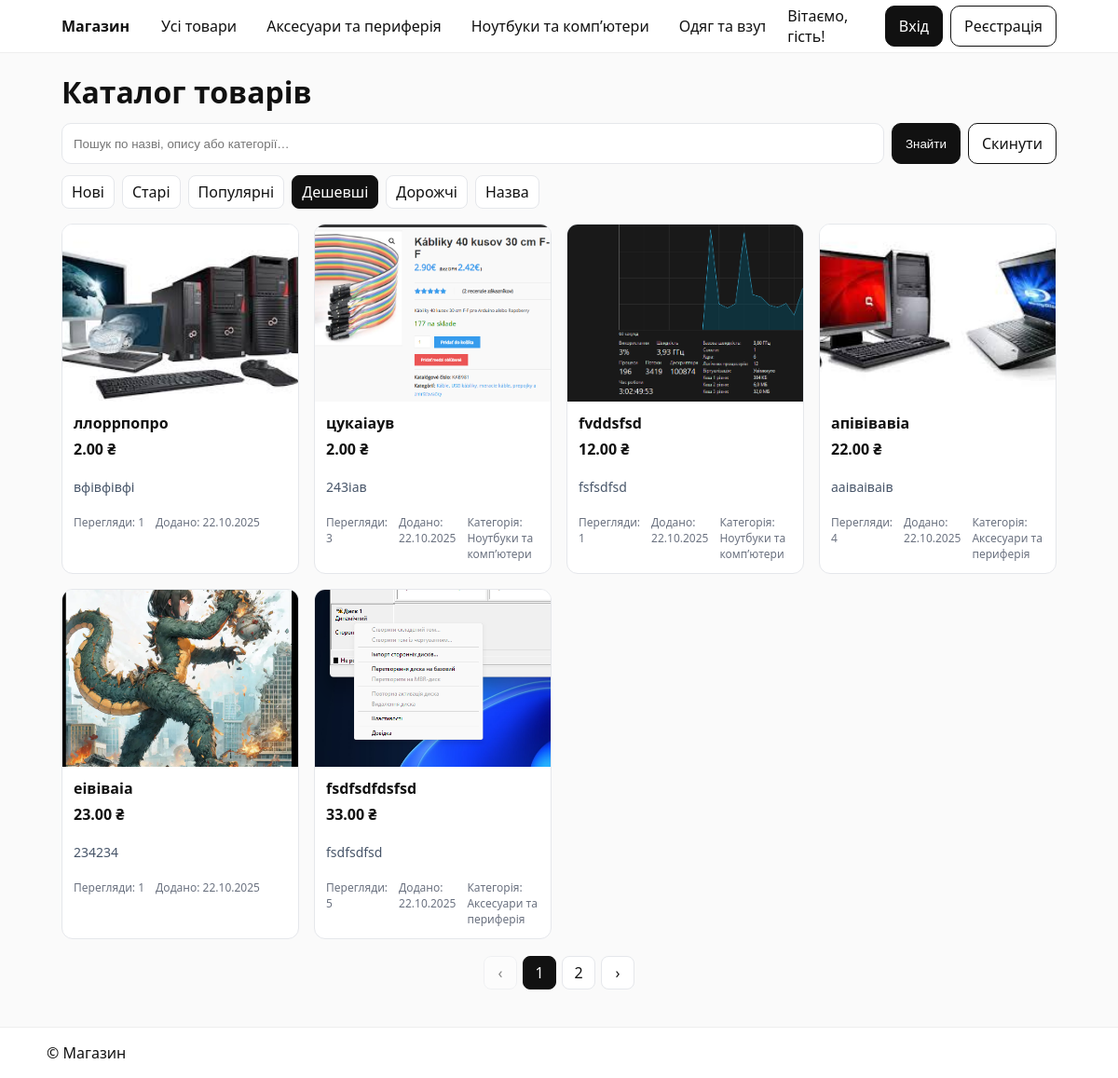
/?sort=price_low, run on the app's committed database.
### main/models.py (models this page shows, shortened)
class Category(models.Model):
    name = models.CharField(max_length=100, db_index=True)
    slug = models.SlugField(max_length=100, unique=True)
    description = models.TextField(blank=True)
    image = models.ImageField(upload_to="categories/", blank=True)
    is_active = models.BooleanField(default=True)
    class Meta:
        ordering = ["name"]
        verbose_name = "Категорія"
        verbose_name_plural = "Категорії"
    def get_absolute_url(self):
        return reverse("main:product_list_by_category", args=[self.slug])

class Product(models.Model):
    category = models.ForeignKey(
        'Category', on_delete=models.CASCADE, related_name='products',
        null=True, blank=True
    )
    name = models.CharField(max_length=100)
    slug = models.SlugField(unique=True)
    description = models.TextField()
    detailed_description = RichTextUploadingField(
        blank=True,
        help_text="Детальний опис товару з форматуванням (CKEditor)"
    )
    price = models.DecimalField(max_digits=10, decimal_places=2)
    image = models.ImageField(upload_to="products/%Y/%m/%d", blank=True)
    views = models.IntegerField(default=0)
    featured = models.BooleanField(default=False)
    is_available = models.BooleanField(default=True)
    created_at = models.DateTimeField(auto_now_add=True)
    updated_at = models.DateTimeField(auto_now=True)
    class Meta:
        verbose_name = "Товар"
        verbose_name_plural = "Товари"
    def get_absolute_url(self):
        return reverse("main:product_detail", args=[self.id, self.slug])

### main/views.py (the view)
# urls.py: path("", views.product_list, name="product_list"),
def product_list(request, category_slug=None):
    categories = Category.objects.filter(is_active=True).order_by("name")
    category = None
    products = Product.objects.filter(is_available=True)
    if category_slug:
        category = get_object_or_404(Category, slug=category_slug, is_active=True)
        products = products.filter(category=category)
    search_query = request.GET.get("q", "").strip()
    if search_query:
        products = products.filter(
            Q(name__icontains=search_query)
            | Q(description__icontains=search_query)
            | Q(category__name__icontains=search_query)
        )
    current_sort = request.GET.get("sort", "new")
    products = products.order_by(SORT_MAP.get(current_sort, "-created_at"))
    paginator = Paginator(products, 6)
    page = request.GET.get("page", 1)
    try:
        products_page = paginator.page(page)
    except PageNotAnInteger:
        products_page = paginator.page(1)
    except EmptyPage:
        products_page = paginator.page(paginator.num_pages)
    return render(
        request,
        "main/product_list.html",  # ← під нову назву з підкресленням
        {
            "products": products_page,  # об’єкт Page
            "categories": categories,
            "category": category,
            "current_sort": current_sort,
            "search_query": search_query,
        },
    )

### accounts/views.py (called while the page is built)
    def __call__(self, request):
        if request.path.startswith('/admin/'):
            user = request.user
            if not user.is_authenticated or not user.is_staff:
                return redirect('main:product_list')
        return self.get_response(request)

### main/templatetags/shop_filters.py (called while the page is built)
@register.filter(name="currency")
def format_currency(value, currency="₴"):
    try:
        return f"{float(value):.2f} {currency}"
    except (ValueError, TypeError):
        return value

@register.filter
def compact_number(value):
    try:
        value = int(value)
        if value >= 1_000_000:
            return f"{value/1_000_000:.1f}M"
        if value >= 1_000:
            return f"{value/1_000:.1f}K"
        return str(value)
    except (ValueError, TypeError):
        return value

@register.filter
def time_ago(date):
    if not date:
        return ""
    now = timezone.now()
    diff = now - date
    s = diff.total_seconds()
    if s < 60:
        return "щойно"
    if s < 3600:
        return f"{int(s/60)} хв тому"
    if s < 86400:
        return f"{int(s/3600)} год тому"
    if s < 604800:
        return f"{int(s/86400)} дн тому"
    return date.strftime("%d.%m.%Y")

### main/templatetags/shop_tags.py (called while the page is built)
@register.simple_tag(takes_context=True)
def user_greeting(context):
    user = context.get("user")
    if user and user.is_authenticated:
        return f"Вітаємо, {user.username}!"
    return "Вітаємо, гість!"

@register.inclusion_tag("main/components/product_card.html")
def show_product_card(p):
    return {"p": p}

### main/templates/main/product_list.html (shortened to what this page needs)
{% extends 'main/base.html' %}
{% load shop_filters shop_tags %}
{% block content %}
  <h1 class="page-title">
    {% if search_query %}Результати пошуку
    {% elif category %}{{ category.name }}
    {% else %}Каталог товарів{% endif %}
  </h1>
  {% include 'main/search_form.html' %}
  {% include 'main/components/sort_buttons.html' %}
  <div class="products-grid">
  {% for p in products %}
    {% show_product_card p %}
  {% endfor %}
</div>
  {% include 'main/pagination.html' %}
{% endblock %}

### main/templates/main/base.html (shortened to what this page needs)
{% load static %}
{% load shop_tags %}
<!doctype html>
<html lang="uk">
<head>
  <link rel="stylesheet" href="{% static 'css/style.css' %}">
</head>
<body>
<header class="site-header">
  <div class="container header-inner">
    <a class="logo" href="{% url 'main:product_list' %}">Магазин</a>
    <nav class="nav">
      <a href="{% url 'main:product_list' %}">Усі товари</a>
      {% if categories %}
        {% for c in categories %}
          <a href="{{ c.get_absolute_url }}">{{ c.name }}</a>
        {% endfor %}
      {% endif %}
    </nav>
    <div class="auth-buttons">
    <span class="hint">{% user_greeting %}</span>
      {% if user.is_authenticated %}
        {% if user.is_staff %}
          <a class="btn" href="{% url 'admin:index' %}">Адмінка</a>
        {% endif %}
        <a class="btn" href="{% url 'accounts:profile' %}">Профіль</a>
        <a class="btn ghost" href="{% url 'accounts:logout' %}">Вийти</a>
      {% else %}
        <a class="btn" href="{% url 'accounts:login' %}">Вхід</a>
        <a class="btn ghost" href="{% url 'accounts:register' %}">Реєстрація</a>
      {% endif %}
</div>
  </div>
</header>
<main class="container">
  {% block content %}{% endblock %}
</main>
<footer class="site-footer">
  <div class="container">© {{ now|date:"Y" }} Магазин</div>
</footer>
</body>
</html>

### main/templates/main/components/product_card.html (shortened to what this page needs)
{% load shop_filters %}
<article class="product-card">
  <a href="{{ p.get_absolute_url }}" class="thumb">
    {% if p.image %}
      <img src="{{ p.image.url }}" alt="{{ p.name }}">
    {% else %}
      <div class="no-image">No image</div>
    {% endif %}
  </a>
  <div class="info">
    <h3 class="name"><a href="{{ p.get_absolute_url }}">{{ p.name }}</a></h3>
    <div class="price">{{ p.price|currency }}</div>
    <p class="desc">{{ p.description|truncatewords:15 }}</p>
    <div class="meta">
      <span>Перегляди: {{ p.views|compact_number }}</span>
      {% if p.created_at %}<span>Додано: {{ p.created_at|time_ago }}</span>{% endif %}
      {% if p.category %}<span>Категорія: <a href="{{ p.category.get_absolute_url }}">{{ p.category.name }}</a></span>{% endif %}
    </div>
  </div>
</article>

### static/css/style.css (style rules this page uses)
* { box-sizing: border-box; }
body { margin: 0; font-family: system-ui, -apple-system, Segoe UI, Roboto, sans-serif; color: #111; background: #fafafa; }
a { color: inherit; text-decoration: none; }
.container { max-width: 1100px; margin: 0 auto; padding: 0 16px; }
.site-header { background: #fff; border-bottom: 1px solid #eee; position: sticky; top: 0; z-index: 50; }
.header-inner { display: flex; align-items: center; gap: 24px; height: 56px; }
.logo { font-weight: 700; }
.nav { display: flex; gap: 12px; overflow-x: auto; white-space: nowrap; }
.nav a { padding: 6px 10px; border-radius: 8px; }
.page-title { margin: 20px 0 12px; }
.products-grid { display: grid; gap: 16px; grid-template-columns: repeat(auto-fill, minmax(240px, 1fr)); }
.product-card { position: relative; border: 1px solid #e5e7eb; border-radius: 12px; background: #fff; overflow: hidden; }
.product-card .thumb { display: block; aspect-ratio: 4 / 3; background: #f1f5f9; }
.product-card img { width: 100%; height: 100%; object-fit: cover; display: block; }
.product-card .info { padding: 12px; display: grid; gap: 6px; }
.product-card .name { font-size: 16px; margin: 0; }
.product-card .price { font-weight: 600; }
.product-card .desc { color: #475569; font-size: 14px; }
.product-card .meta { display: flex; gap: 12px; color: #6b7280; font-size: 12px; }
.btn { padding: 10px 14px; border-radius: 10px; background: #111; color: #fff; border: 1px solid #111; cursor: pointer; }
.btn.ghost { background: #fff; color: #111; }
.site-footer { margin-top: 40px; border-top: 1px solid #eee; background: #fff; }
.site-footer .container { padding: 16px 0; }
.auth-buttons { margin-left: auto; display: flex; gap: 8px; }

### data on the page
Category: name "Аксесуари та периферія"
Category: name "Ноутбуки та комп’ютери"
Category: name "Одяг та…"
Product: image (picture), name "ллоррпопро", price "2.00 ₴", description "вфівфівфі", views|compact_number "1", created_at "22.10.2025"
Product: image (picture), name "цукаіаув", price "2.00 ₴", description "243іав", views|compact_number "3", created_at "22.10.2025", category.name "Ноутбуки та комп’ютери"
Product: image (picture), name "fvddsfsd", price "12.00 ₴", description "fsfsdfsd", views|compact_number "1", created_at "22.10.2025", category.name "Ноутбуки та комп’ютери"
Product: image (picture), name "апівівавіа", price "22.00 ₴", description "ааіваіваів", views|compact_number "4", created_at "22.10.2025", category.name "Аксесуари та периферія"
Product: image (picture), name "еівіваіа", price "23.00 ₴", description "234234", views|compact_number "1", created_at "22.10.2025"
Product: image (picture), name "fsdfsdfdsfsd", price "33.00 ₴", description "fsdfsdfsd", views|compact_number "5", created_at "22.10.2025", category.name "Аксесуари та периферія"

### other printed values
{{ num }} "1"
{{ num }} "2"
